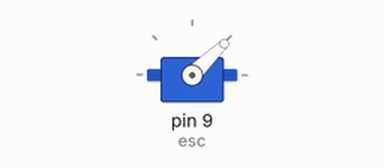
Simulated run of this sketch. Board: Arduino Uno, built with avr-gcc and run on an emulated ATmega328P. On the bench: servo.

Above: at 0.1 s.
At 3.1 s:
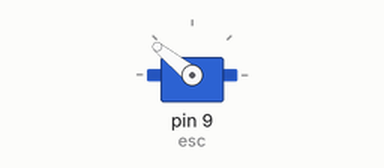
Timing chart, 0 to 4.6 s (numbered marks = the images above):
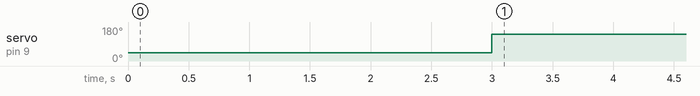

Measured:
- by itself, servo on pin 9 (esc): 44° → 141° at 3.0 s

The sketch:

BLDC_Motor_Test.ino
```cpp
#include <Servo.h>

Servo esc;

void setup() {
  esc.attach(9);

  esc.writeMicroseconds(1000);   // Arm
  delay(3000);
}

void loop() {
  esc.writeMicroseconds(2000);   // Full throttle continuously
}
```
